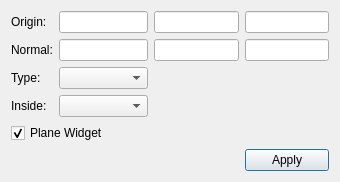
<?xml version="1.0" encoding="UTF-8"?>
<ui version="4.0">
 <class>FCGraph3DClipDialog</class>
 <widget class="QDialog" name="FCGraph3DClipDialog">
  <property name="geometry">
   <rect>
    <x>0</x>
    <y>0</y>
    <width>340</width>
    <height>176</height>
   </rect>
  </property>
  <property name="windowTitle">
   <string>Dialog</string>
  </property>
  <layout class="QGridLayout" name="gridLayout">
   <item row="0" column="0">
    <widget class="QLabel" name="label">
     <property name="text">
      <string>Origin:</string>
     </property>
    </widget>
   </item>
   <item row="0" column="1" colspan="2">
    <widget class="QLineEdit" name="lineEdit_OriginX">
     <property name="text">
      <string/>
     </property>
    </widget>
   </item>
   <item row="0" column="3">
    <widget class="QLineEdit" name="lineEdit_OriginY">
     <property name="text">
      <string/>
     </property>
    </widget>
   </item>
   <item row="0" column="4">
    <widget class="QLineEdit" name="lineEdit_OriginZ">
     <property name="text">
      <string/>
     </property>
    </widget>
   </item>
   <item row="1" column="0">
    <widget class="QLabel" name="label_2">
     <property name="text">
      <string>Normal:</string>
     </property>
    </widget>
   </item>
   <item row="1" column="1" colspan="2">
    <widget class="QLineEdit" name="lineEdit_NormalX">
     <property name="text">
      <string/>
     </property>
    </widget>
   </item>
   <item row="1" column="3">
    <widget class="QLineEdit" name="lineEdit_NormalY">
     <property name="text">
      <string/>
     </property>
    </widget>
   </item>
   <item row="1" column="4">
    <widget class="QLineEdit" name="lineEdit_NormalZ">
     <property name="text">
      <string/>
     </property>
    </widget>
   </item>
   <item row="2" column="0">
    <widget class="QLabel" name="label_3">
     <property name="text">
      <string>Type:</string>
     </property>
    </widget>
   </item>
   <item row="2" column="1" colspan="2">
    <widget class="QComboBox" name="comboBox_Type"/>
   </item>
   <item row="2" column="3" colspan="2">
    <spacer name="horizontalSpacer_2">
     <property name="orientation">
      <enum>Qt::Horizontal</enum>
     </property>
     <property name="sizeHint" stdset="0">
      <size>
       <width>223</width>
       <height>20</height>
      </size>
     </property>
    </spacer>
   </item>
   <item row="3" column="0">
    <widget class="QLabel" name="label_4">
     <property name="text">
      <string>Inside:</string>
     </property>
    </widget>
   </item>
   <item row="3" column="1" colspan="2">
    <widget class="QComboBox" name="comboBox_Inside"/>
   </item>
   <item row="3" column="3" colspan="2">
    <spacer name="horizontalSpacer_3">
     <property name="orientation">
      <enum>Qt::Horizontal</enum>
     </property>
     <property name="sizeHint" stdset="0">
      <size>
       <width>181</width>
       <height>20</height>
      </size>
     </property>
    </spacer>
   </item>
   <item row="4" column="0" colspan="2">
    <widget class="QCheckBox" name="checkBox_PlaneWidget">
     <property name="text">
      <string>Plane Widget</string>
     </property>
     <property name="checked">
      <bool>true</bool>
     </property>
     <property name="tristate">
      <bool>false</bool>
     </property>
    </widget>
   </item>
   <item row="5" column="0" colspan="4">
    <spacer name="horizontalSpacer">
     <property name="orientation">
      <enum>Qt::Horizontal</enum>
     </property>
     <property name="sizeHint" stdset="0">
      <size>
       <width>244</width>
       <height>20</height>
      </size>
     </property>
    </spacer>
   </item>
   <item row="5" column="4">
    <widget class="QPushButton" name="pushButton_Apply">
     <property name="text">
      <string>Apply</string>
     </property>
    </widget>
   </item>
   <item row="6" column="2" colspan="2">
    <spacer name="verticalSpacer">
     <property name="orientation">
      <enum>Qt::Vertical</enum>
     </property>
     <property name="sizeHint" stdset="0">
      <size>
       <width>20</width>
       <height>0</height>
      </size>
     </property>
    </spacer>
   </item>
  </layout>
 </widget>
 <resources/>
 <connections/>
</ui>
